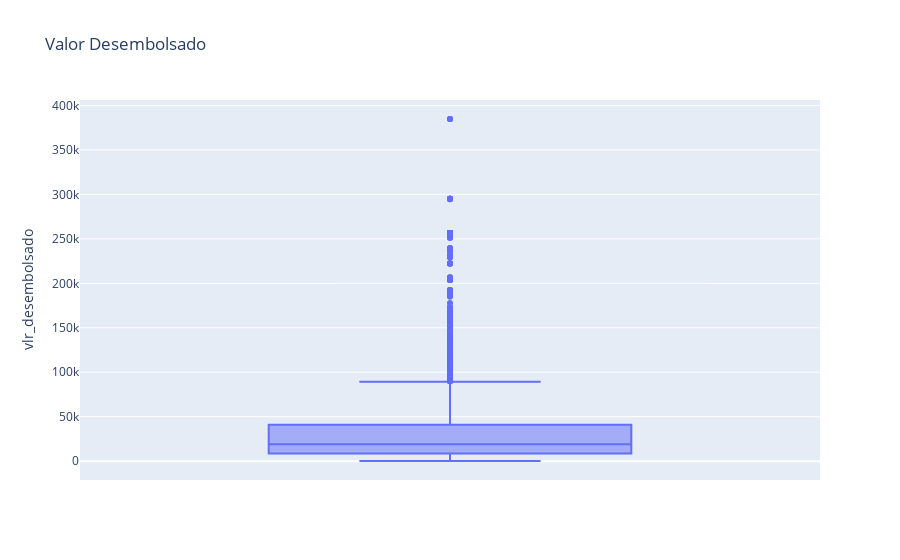

The notebook cell saved with this chart:
### Code cell
fig = px.box(geral,
            y='vlr_desembolsado',
            title='Valor Desembolsado')
fig.show()

### Figure 1 — Plotly figure (JSON) as saved in the notebook; plotly's stock layout.template omitted (floating-point values rounded to 4 significant figures; data arrays with more than 128 entries replaced by an {"elided": "..."} marker saying what was removed)
{"data": [{"alignmentgroup": "True", "hovertemplate": "vlr_desembolsado=%{y}<extra></extra>", "legendgroup": "", "marker": {"color": "#636efa"}, "name": "", "notched": false, "offsetgroup": "", "orientation": "v", "showlegend": false, "type": "box", "x0": " ", "xaxis": "x", "y": {"elided": "10000 float values"}, "y0": " ", "yaxis": "y"}], "layout": {"boxmode": "group", "legend": {"tracegroupgap": 0}, "title": {"text": "Valor Desembolsado"}, "xaxis": {"anchor": "y", "domain": [0, 1]}, "yaxis": {"anchor": "x", "domain": [0, 1], "title": {"text": "vlr_desembolsado"}}}}
